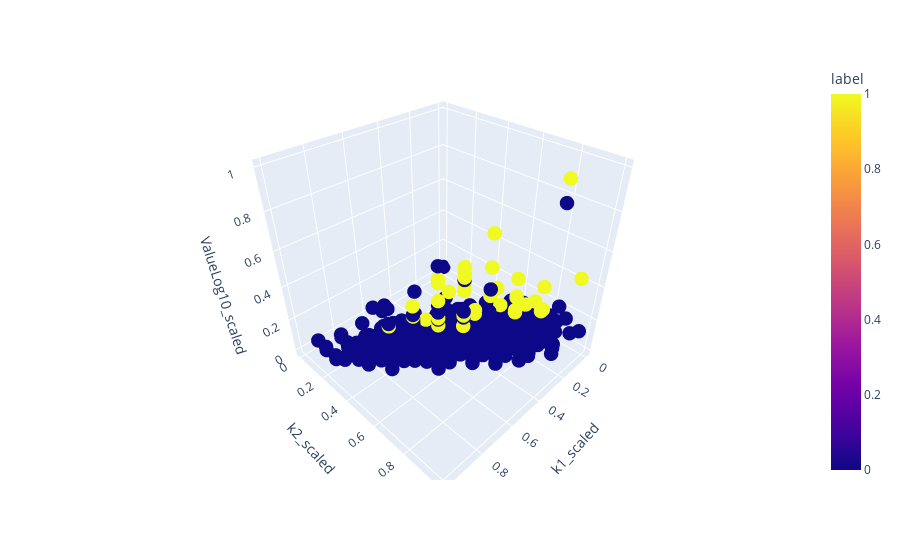

This figure's notebook cell:
### Code cell
fig = px.scatter_3d(db,
                    x = 'k1_scaled',
                    y = 'k2_scaled',
                    z = 'ValueLog10_scaled',
                    color = 'label')
fig.update_traces(marker_size = 5)
fig.show()

### Figure 1 — Plotly figure (JSON) as saved in the notebook; plotly's stock layout.template omitted (floating-point values rounded to 4 significant figures; data arrays with more than 128 entries replaced by an {"elided": "..."} marker saying what was removed)
{"data": [{"hovertemplate": "k1_scaled=%{x}<br>k2_scaled=%{y}<br>ValueLog10_scaled=%{z}<br>label=%{marker.color}<extra></extra>", "legendgroup": "", "marker": {"color": {"elided": "4739 int values"}, "coloraxis": "coloraxis", "size": 5, "symbol": "circle"}, "mode": "markers", "name": "", "scene": "scene", "showlegend": false, "type": "scatter3d", "x": {"elided": "4739 float values"}, "y": {"elided": "4739 float values"}, "z": {"elided": "4739 float values"}}], "layout": {"coloraxis": {"colorbar": {"title": {"text": "label"}}, "colorscale": [[0, "#0d0887"], [0.1111, "#46039f"], [0.2222, "#7201a8"], [0.3333, "#9c179e"], [0.4444, "#bd3786"], [0.5556, "#d8576b"], [0.6667, "#ed7953"], [0.7778, "#fb9f3a"], [0.8889, "#fdca26"], [1, "#f0f921"]]}, "legend": {"tracegroupgap": 0}, "margin": {"t": 60}, "scene": {"domain": {"x": [0, 1], "y": [0, 1]}, "xaxis": {"title": {"text": "k1_scaled"}}, "yaxis": {"title": {"text": "k2_scaled"}}, "zaxis": {"title": {"text": "ValueLog10_scaled"}}}}}
